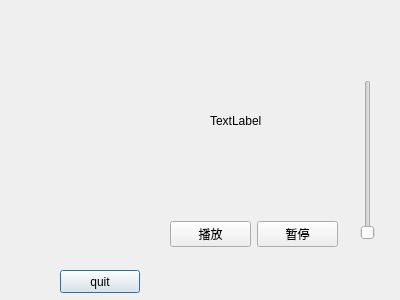
<?xml version="1.0" encoding="UTF-8"?>
<ui version="4.0">
 <class>lable_B</class>
 <widget class="QDialog" name="lable_B">
  <property name="geometry">
   <rect>
    <x>0</x>
    <y>0</y>
    <width>400</width>
    <height>300</height>
   </rect>
  </property>
  <property name="windowTitle">
   <string>Dialog</string>
  </property>
  <widget class="QLabel" name="pic_label">
   <property name="geometry">
    <rect>
     <x>30</x>
     <y>20</y>
     <width>111</width>
     <height>191</height>
    </rect>
   </property>
   <property name="text">
    <string/>
   </property>
  </widget>
  <widget class="QLabel" name="gif_label">
   <property name="geometry">
    <rect>
     <x>210</x>
     <y>50</y>
     <width>101</width>
     <height>141</height>
    </rect>
   </property>
   <property name="text">
    <string>TextLabel</string>
   </property>
  </widget>
  <widget class="QSlider" name="verticalSlider">
   <property name="geometry">
    <rect>
     <x>360</x>
     <y>80</y>
     <width>16</width>
     <height>160</height>
    </rect>
   </property>
   <property name="maximum">
    <number>400</number>
   </property>
   <property name="pageStep">
    <number>20</number>
   </property>
   <property name="value">
    <number>0</number>
   </property>
   <property name="orientation">
    <enum>Qt::Vertical</enum>
   </property>
  </widget>
  <widget class="QPushButton" name="quit_pushBtn">
   <property name="geometry">
    <rect>
     <x>60</x>
     <y>270</y>
     <width>80</width>
     <height>23</height>
    </rect>
   </property>
   <property name="text">
    <string>quit</string>
   </property>
  </widget>
  <widget class="QWidget" name="layoutWidget">
   <property name="geometry">
    <rect>
     <x>170</x>
     <y>220</y>
     <width>168</width>
     <height>28</height>
    </rect>
   </property>
   <layout class="QHBoxLayout" name="horizontalLayout">
    <item>
     <widget class="QPushButton" name="statr_push">
      <property name="text">
       <string>播放</string>
      </property>
     </widget>
    </item>
    <item>
     <widget class="QPushButton" name="stop_pushBtn">
      <property name="text">
       <string>暂停</string>
      </property>
     </widget>
    </item>
   </layout>
  </widget>
 </widget>
 <resources/>
 <connections/>
</ui>
